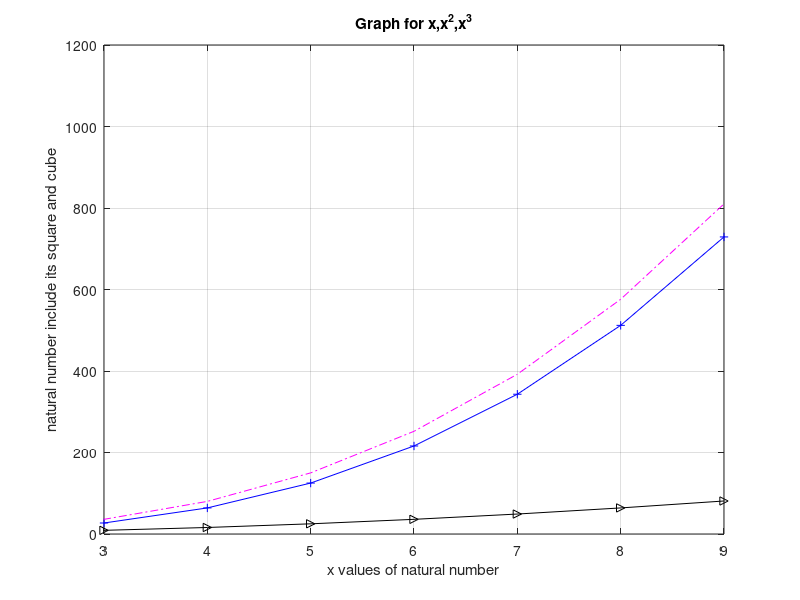

The MATLAB script that drew this image:
x = [1,2,3,4,5,6,7,8,9,10]
y=x.*x
z = y.*x
w=y+z
plot(x,y,'->k',x,z,'-+b',x,w,'-.m')
xlabel("x values of natural number")
ylabel("natural number include its square and cube")
grid
title("Graph for x,x^2,x^3")
xlim([3,9])